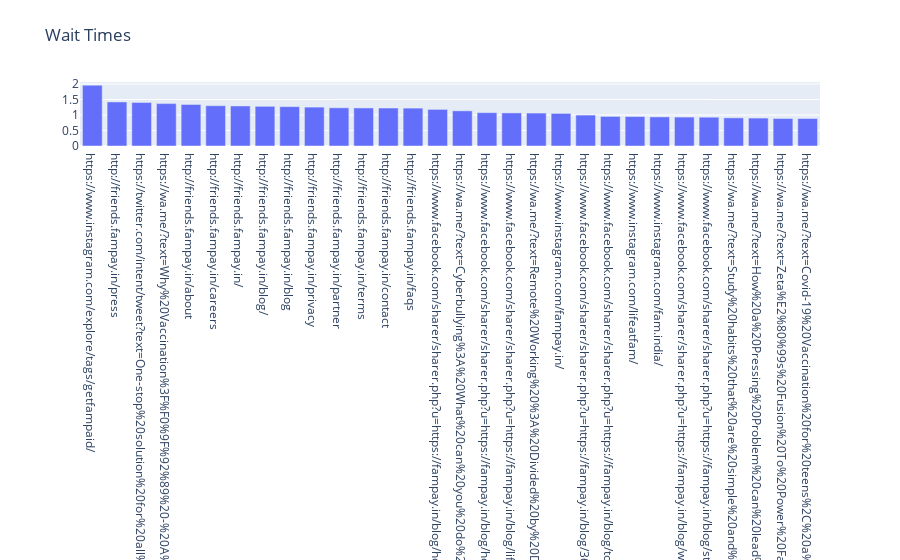

The notebook cell saved with this chart:
### Code cell
# take top 30 wait times
df = backup.sort_values(by=['Wait Time'], ascending=False).head(30)

fig2 = go.Figure(data=[go.Bar(x=df['Link'], y=df['Wait Time'])])
fig2.update_layout(title_text='Wait Times')
fig2.write_html("../../fam-report-site/public/Web-Analytics/wait_times.html")
fig2.show()

### Figure 1 — Plotly figure (JSON) as saved in the notebook; plotly's stock layout.template omitted (floating-point values rounded to 4 significant figures)
{"data": [{"type": "bar", "x": ["https://www.instagram.com/explore/tags/getfampaid/", "http://friends.fampay.in/press", "https://twitter.com/intent/tweet?text=One-stop%20solution%20for%20all%20your%20KYC%20concerns&url=https://fampay.in/blog/one-stop-solution-for-all-your-kyc-concerns/", "https://wa.me/?text=Why%20Vaccination%3F%F0%9F%92%89%20-%20A%20guide%20to%20vaccination%20for%20teens%20in%20India%20https://fampay.in/blog/why-vaccination-a-guide-to-vaccination-for-teens-in-india/", "http://friends.fampay.in/about", "http://friends.fampay.in/careers", "http://friends.fampay.in/", "http://friends.fampay.in/blog/", "http://friends.fampay.in/blog", "http://friends.fampay.in/privacy", "http://friends.fampay.in/partner", "http://friends.fampay.in/terms", "http://friends.fampay.in/contact", "http://friends.fampay.in/faqs", "https://www.facebook.com/sharer/sharer.php?u=https://fampay.in/blog/how-to-clean-up-your-android-apps-dependencies-the-ultimate-guide-2/", "https://wa.me/?text=Cyberbullying%3A%20What%20can%20you%20do%20as%20a%20Parent%3F%20https://fampay.in/blog/cyber-bullying-what-can-you-do-as-a-parent/", "https://www.facebook.com/sharer/sharer.php?u=https://fampay.in/blog/how-to-grow-your-instagram-followers-a-quick-guide-for-all-genz-brands/", "https://www.facebook.com/sharer/sharer.php?u=https://fampay.in/blog/life-of-an-intern-is-love/", "https://wa.me/?text=Remote%20Working%20%3A%20Divided%20by%20Distance%2C%20United%20by%20Mission%20https://fampay.in/blog/remote-working-divided-by-distance-united-by-mission/", "https://www.instagram.com/fampay.in/", "https://www.facebook.com/sharer/sharer.php?u=https://fampay.in/blog/365-days-of-internship-at-fampay/", "https://www.facebook.com/sharer/sharer.php?u=https://fampay.in/blog/top-4-head-turning-fashion-tips-and-trends-for-the-sassy-gen-z/", "https://www.instagram.com/lifeatfam/", "https://www.instagram.com/fam.india/", "https://www.facebook.com/sharer/sharer.php?u=https://fampay.in/blog/writing-content-for-a-content-saturated-generation/", "https://www.facebook.com/sharer/sharer.php?u=https://fampay.in/blog/study-habits-that-are-simple-and-highly-effective/", "https://wa.me/?text=Study%20habits%20that%20are%20simple%20and%20highly%20effective%20%F0%9F%93%9A%20https://fampay.in/blog/study-habits-that-are-simple-and-highly-effective/", "https://wa.me/?text=How%20a%20Pressing%20Problem%20can%20lead%20to%20Technological%20Innovation%20https://fampay.in/blog/how-a-pressing-problem-can-lead-to-technological-innovation/", "https://wa.me/?text=Zeta%E2%80%99s%20Fusion%20To%20Power%20FamPay%E2%80%99s%20Cashless%20Payments%20For%20Gen%20Z%20https://fampay.in/blog/zetas-fusion-to-power-fampays-cashless-payments-for-gen-z/", "https://wa.me/?text=Covid-19%20Vaccination%20for%20teens%2C%20a%20step-by-step%20guide%F0%9F%92%89%20https://fampay.in/blog/covid-19-vaccination-as-a-teen-a-guide/"], "y": [1.96, 1.42, 1.4, 1.366, 1.339, 1.299, 1.291, 1.279, 1.269, 1.253, 1.231, 1.226, 1.224, 1.221, 1.18, 1.134, 1.075, 1.067, 1.061, 1.05, 0.9967, 0.9541, 0.9493, 0.9378, 0.9319, 0.9278, 0.9076, 0.9001, 0.8877, 0.8857]}], "layout": {"title": {"text": "Wait Times"}}}
